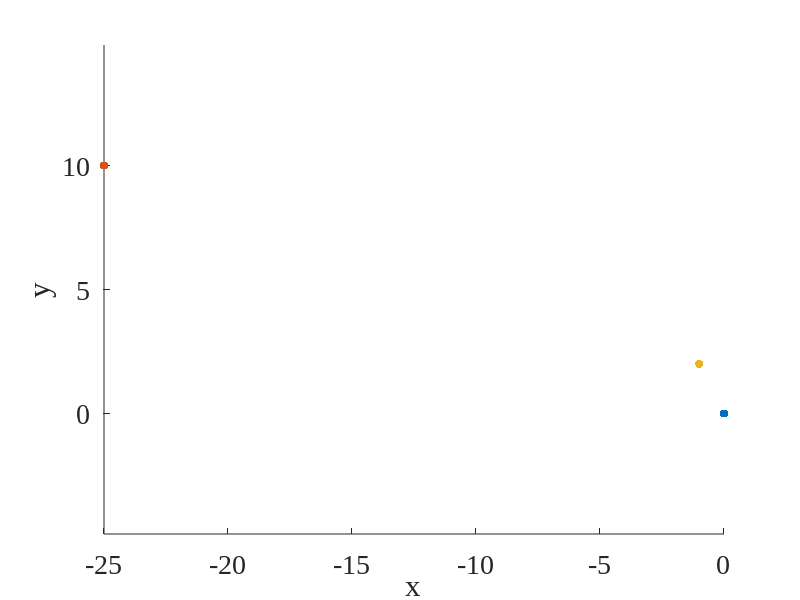

Write MATLAB code to recreate this figure. (Note: this script raises an error after producing the figure.)
% close all
mu = 1;
xA0 = -25; yA0 = 10;
xD0 = -1; yD0 = 2;
vAx0 = 0; vAy0 = 1; 
vDx0 = 1; vDy0 = 1;

uA = 1; uD = 2;

ax1 = figure;hold on 
axis equal
xlabel('x');
ylabel('y');
set(gca,'FontName','Times New Roman','FontSize',20)
scatter(0,0,'green','filled')
scatter(xA0,yA0,'red','filled')
scatter(xD0,yD0,'blue','filled')

t = 0;
dt = 0.001;

[op_tx,op_ty,op_thetaA,op_thetaD,t_minimal,ti,to] = find_optimal_RA_double_integrator(xA0,yA0,vAx0,vAy0,uA,xD0,yD0,vDx0,vDy0,uD,mu);
[op_vx,op_vy] = get_vXY(t_minimal,op_thetaA,uA,vAx0,vAy0,mu);
draw_ADR(ti,to,xA0,yA0,vAx0,vAy0,uA,xD0,yD0,vDx0,vDy0,uD,mu,ax1,[0 0 0],true);
draw_trajectory(op_thetaA,op_thetaD,t_minimal,mu,uA,xA0,yA0,vAx0,vAy0,uD,xD0,yD0,vDx0,vDy0,ax1)
scatter(op_tx,op_ty,'magenta','filled','pentagram')
tx_lst = [];
ty_lst = [];
xA = xA0;
yA = yA0;
vAx = vAx0;
vAy = vAy0;
xD = xD0;
yD = yD0;
vDx = vDx0;
vDy = vDy0;
i = 1;
I = 50;
[~,~,tx0,ty0]=find_optimal_RA(xD,yD,xA,yA,uA/uD);
tx = tx0;
ty = ty0;
[thetaA1,~] = ddi_target_theta(xA0,yA0,vAx0,vAy0,uA,tx,ty,mu);
[thetaD1,~] = ddi_target_theta(xD0,yD0,vDx0,vDy0,uD,tx,ty,mu);
% simulate to Te
[TeA,~,~] = simulate_to_Te(tx,ty,xA0,yA0,vAx0,vAy0,uA,mu);
[TeD,~,~] = simulate_to_Te(tx,ty,xD0,yD0,vDx0,vDy0,uD,mu);
Te = min(TeA,TeD);
[xA1,yA1] = get_XY(Te,thetaA1,uA,xA0,yA0,vAx0,vAy0,mu);
scatter(xA1,yA1,20,[0,0.8,0.3],'filled');
[xD1,yD1] = get_XY(Te,thetaD1,uD,xD0,yD0,vDx0,vDy0,mu);
scatter(xD1,yD1,20,[0.5,0.7,0],'filled');

[~,~,tx1,ty1]=find_optimal_RA(xD1,yD1,xA1,yA1,uA/uD);
[thetaA2,~] = ddi_target_theta(xA0,yA0,vAx0,vAy0,uA,tx1,ty1,mu);
[thetaD2,~] = ddi_target_theta(xD0,yD0,vDx0,vDy0,uD,tx1,ty1,mu);
[xA,yA] = get_XY(Te,thetaA2,uA,xA0,yA0,vAx0,vAy0,mu);
scatter(xA,yA,20,[0,0.8,0.3],'filled');
[xD,yD] = get_XY(Te,thetaD2,uD,xD0,yD0,vDx0,vDy0,mu);
scatter(xD,yD,20,[0.5,0.7,0],'filled');

tx_f = tx1;
ty_f = ty1;
sx2 = tx1;
sy2 = ty1;
kkk = 1;
while true
    if true
        tx_lst(end+1) = tx_f;
        ty_lst(end+1) = ty_f;
    end
    if i>=I
        break
    end
    [~,~,sx1,sy1] = find_optimal_RA(xD,yD,xA,yA,uA/uD);
    tx_f = tx_f+kkk*(sx1-sx2);
    ty_f = ty_f+kkk*(sy1-sy2);

    [thetaA2,tA] = ddi_target_theta(xA0,yA0,vAx0,vAy0,uA,tx_f,ty_f,mu);
    [thetaD2,tD] = ddi_target_theta(xD0,yD0,vDx0,vDy0,uD,tx_f,ty_f,mu);
    [xA,yA] = get_XY(Te,thetaA2,uA,xA0,yA0,vAx0,vAy0,mu);
    [xD,yD] = get_XY(Te,thetaD2,uD,xD0,yD0,vDx0,vDy0,mu);
    sx2 = sx1;
    sy2 = sy1;

    % [~,~,tx_f,ty_f] = find_optimal_RA(xD,yD,xA,yA,uA/uD);
    % [thetaA2,tA] = ddi_target_theta(xA0,yA0,vAx0,vAy0,uA,tx_f,ty_f,mu);
    % [thetaD2,tD] = ddi_target_theta(xD0,yD0,vDx0,vDy0,uD,tx_f,ty_f,mu);
    % [xA,yA] = get_XY(Te,thetaA2,uA,xA0,yA0,vAx0,vAy0,mu);
    % [xD,yD] = get_XY(Te,thetaD2,uD,xD0,yD0,vDx0,vDy0,mu);

    tt = min(tA,tD);
    draw_trajectory(thetaA2,thetaD2,tt,mu,uA,xA0,yA0,vAx0,vAy0,uD,xD0,yD0,vDx0,vDy0,ax1)
    i = i+1;
end
draw_trajectory(thetaA2,thetaD2,tt,mu,uA,xA0,yA0,vAx0,vAy0,uD,xD0,yD0,vDx0,vDy0,ax1)
plot(tx_lst,ty_lst,'LineWidth',1,'Color',[0.5,0.5,0.5]);
scatter(tx_lst,ty_lst,20,[0.5,0.5,0.5],'filled');
scatter(tx,ty,50,'yellow','filled','pentagram');
sqrt((op_tx-tx_f)^2+(op_ty-ty_f)^2)

function [thetaP,thetaE,tx,ty] = find_optimal_RA(xP,yP,xE,yE,alpha)
    xc = 1/(1-alpha^2)*(xE-alpha^2*xP);
    yc = 1/(1-alpha^2)*(yE-alpha^2*yP);
    rc = alpha/(1-alpha^2)*(sqrt((xE-xP)^2+(yE-yP)^2));
    tx = xc-cos(atan2(yc,xc))*rc;
    ty = yc-sin(atan2(yc,xc))*rc;
    thetaP = atan2(ty-yP,tx-xP);
    thetaE = atan2(ty-yE,tx-xE);
end

